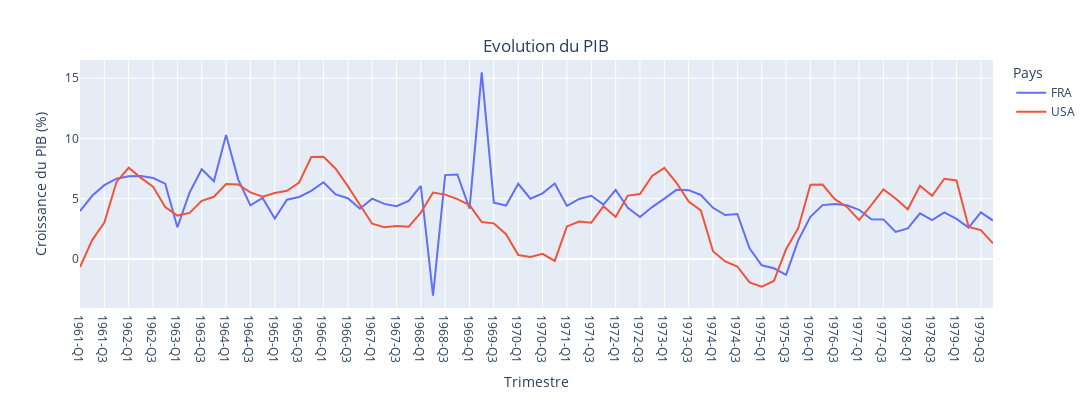

Notebook code cell kept with this figure:
### Code cell
g = Graph(data)

list_dates = g.get_list_dates(1961, 1980)#Dates pour lesquelles nous souhaitons afficher les données
df_fra_usa = g.filter_df(['FRA', 'USA'], 'Q', 'TOT', 'PC_CHGPY', list_dates)#Filtrage du df principal en fonction des éléments désirés

print(df_fra_usa.head(1))

g.line_graph(df_fra_usa, x='TIME', y='Value', x_label="Trimestre", y_label="Croissance du PIB (%)", title='Evolution du pib')#Création des courbes
g.display()

### Figure 1 — Plotly figure (JSON) as saved in the notebook; plotly's stock layout.template omitted (floating-point values rounded to 4 significant figures)
{"data": [{"legendgroup": "FRA", "line": {"color": "#636efa", "dash": "solid"}, "mode": "lines", "name": "FRA", "orientation": "v", "showlegend": true, "type": "scatter", "x": ["1961-Q1", "1961-Q2", "1961-Q3", "1961-Q4", "1962-Q1", "1962-Q2", "1962-Q3", "1962-Q4", "1963-Q1", "1963-Q2", "1963-Q3", "1963-Q4", "1964-Q1", "1964-Q2", "1964-Q3", "1964-Q4", "1965-Q1", "1965-Q2", "1965-Q3", "1965-Q4", "1966-Q1", "1966-Q2", "1966-Q3", "1966-Q4", "1967-Q1", "1967-Q2", "1967-Q3", "1967-Q4", "1968-Q1", "1968-Q2", "1968-Q3", "1968-Q4", "1969-Q1", "1969-Q2", "1969-Q3", "1969-Q4", "1970-Q1", "1970-Q2", "1970-Q3", "1970-Q4", "1971-Q1", "1971-Q2", "1971-Q3", "1971-Q4", "1972-Q1", "1972-Q2", "1972-Q3", "1972-Q4", "1973-Q1", "1973-Q2", "1973-Q3", "1973-Q4", "1974-Q1", "1974-Q2", "1974-Q3", "1974-Q4", "1975-Q1", "1975-Q2", "1975-Q3", "1975-Q4", "1976-Q1", "1976-Q2", "1976-Q3", "1976-Q4", "1977-Q1", "1977-Q2", "1977-Q3", "1977-Q4", "1978-Q1", "1978-Q2", "1978-Q3", "1978-Q4", "1979-Q1", "1979-Q2", "1979-Q3", "1979-Q4"], "xaxis": "x", "y": [3.971, 5.24, 6.121, 6.66, 6.862, 6.878, 6.717, 6.248, 2.63, 5.509, 7.442, 6.444, 10.29, 6.583, 4.445, 5.062, 3.349, 4.915, 5.142, 5.651, 6.368, 5.355, 5.039, 4.162, 5.0, 4.567, 4.377, 4.822, 6.055, -3.047, 6.957, 7.01, 4.176, 15.49, 4.673, 4.43, 6.231, 4.996, 5.446, 6.262, 4.403, 4.98, 5.243, 4.504, 5.736, 4.243, 3.481, 4.305, 5.008, 5.736, 5.706, 5.309, 4.242, 3.644, 3.731, 0.8752, -0.5328, -0.7781, -1.325, 1.541, 3.497, 4.467, 4.556, 4.448, 4.075, 3.296, 3.281, 2.243, 2.53, 3.784, 3.219, 3.861, 3.319, 2.601, 3.865, 3.184], "yaxis": "y"}, {"legendgroup": "USA", "line": {"color": "#EF553B", "dash": "solid"}, "mode": "lines", "name": "USA", "orientation": "v", "showlegend": true, "type": "scatter", "x": ["1961-Q1", "1961-Q2", "1961-Q3", "1961-Q4", "1962-Q1", "1962-Q2", "1962-Q3", "1962-Q4", "1963-Q1", "1963-Q2", "1963-Q3", "1963-Q4", "1964-Q1", "1964-Q2", "1964-Q3", "1964-Q4", "1965-Q1", "1965-Q2", "1965-Q3", "1965-Q4", "1966-Q1", "1966-Q2", "1966-Q3", "1966-Q4", "1967-Q1", "1967-Q2", "1967-Q3", "1967-Q4", "1968-Q1", "1968-Q2", "1968-Q3", "1968-Q4", "1969-Q1", "1969-Q2", "1969-Q3", "1969-Q4", "1970-Q1", "1970-Q2", "1970-Q3", "1970-Q4", "1971-Q1", "1971-Q2", "1971-Q3", "1971-Q4", "1972-Q1", "1972-Q2", "1972-Q3", "1972-Q4", "1973-Q1", "1973-Q2", "1973-Q3", "1973-Q4", "1974-Q1", "1974-Q2", "1974-Q3", "1974-Q4", "1975-Q1", "1975-Q2", "1975-Q3", "1975-Q4", "1976-Q1", "1976-Q2", "1976-Q3", "1976-Q4", "1977-Q1", "1977-Q2", "1977-Q3", "1977-Q4", "1978-Q1", "1978-Q2", "1978-Q3", "1978-Q4", "1979-Q1", "1979-Q2", "1979-Q3", "1979-Q4"], "xaxis": "x", "y": [-0.6695, 1.564, 3.01, 6.396, 7.567, 6.728, 6.004, 4.307, 3.598, 3.822, 4.817, 5.158, 6.216, 6.181, 5.52, 5.156, 5.477, 5.659, 6.347, 8.462, 8.477, 7.49, 6.043, 4.505, 2.925, 2.637, 2.738, 2.671, 3.845, 5.516, 5.337, 4.96, 4.472, 3.067, 2.95, 2.047, 0.3249, 0.1628, 0.4226, -0.1667, 2.697, 3.107, 3.006, 4.367, 3.476, 5.255, 5.382, 6.894, 7.562, 6.32, 4.771, 4.024, 0.6388, -0.2084, -0.629, -1.945, -2.299, -1.834, 0.7987, 2.554, 6.152, 6.173, 4.959, 4.315, 3.226, 4.466, 5.771, 5.012, 4.117, 6.078, 5.246, 6.658, 6.51, 2.657, 2.39, 1.285], "yaxis": "y"}], "layout": {"height": 400, "hovermode": "x unified", "legend": {"title": {"text": "Pays"}, "tracegroupgap": 0}, "margin": {"t": 60}, "title": {"text": "Evolution du PIB", "x": 0.5, "xanchor": "center", "y": 0.9, "yanchor": "top"}, "width": 1500, "xaxis": {"anchor": "y", "domain": [0, 1], "title": {"text": "Trimestre"}}, "yaxis": {"anchor": "x", "domain": [0, 1], "title": {"text": "Croissance du PIB (%)"}}}}
